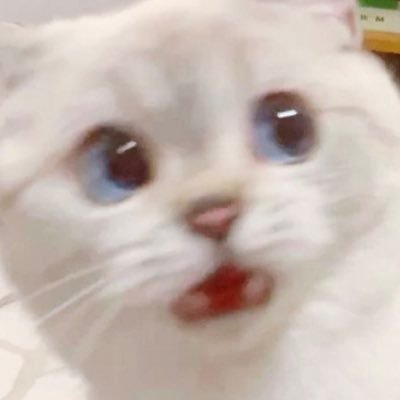
#> input picture 5image.jpg, 400 x 400 px
$ python 5.9.py
#> lines starting #> are read from the running program, lines starting #| are printed output that depends on the picture
import cv2
import imutils

img = cv2.imread("5image.jpg")
#> img is the input picture: shape (400, 400, 3); mean B, G, R 176.9, 185, 199
rotated = imutils.rotate(img, 75)
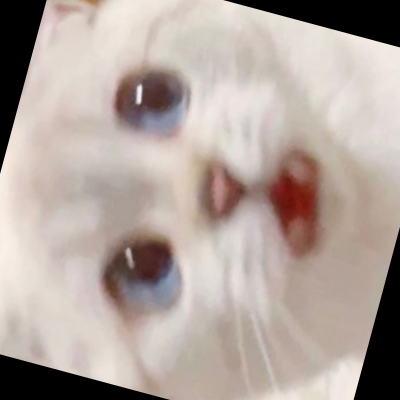
#> rotated: shape (400, 400, 3); mean B, G, R 157.7, 164.5, 177.4

cv2.imwrite("rotated_output.jpg", rotated)

$ run again, with 3image.jpg copied over 5image.jpg
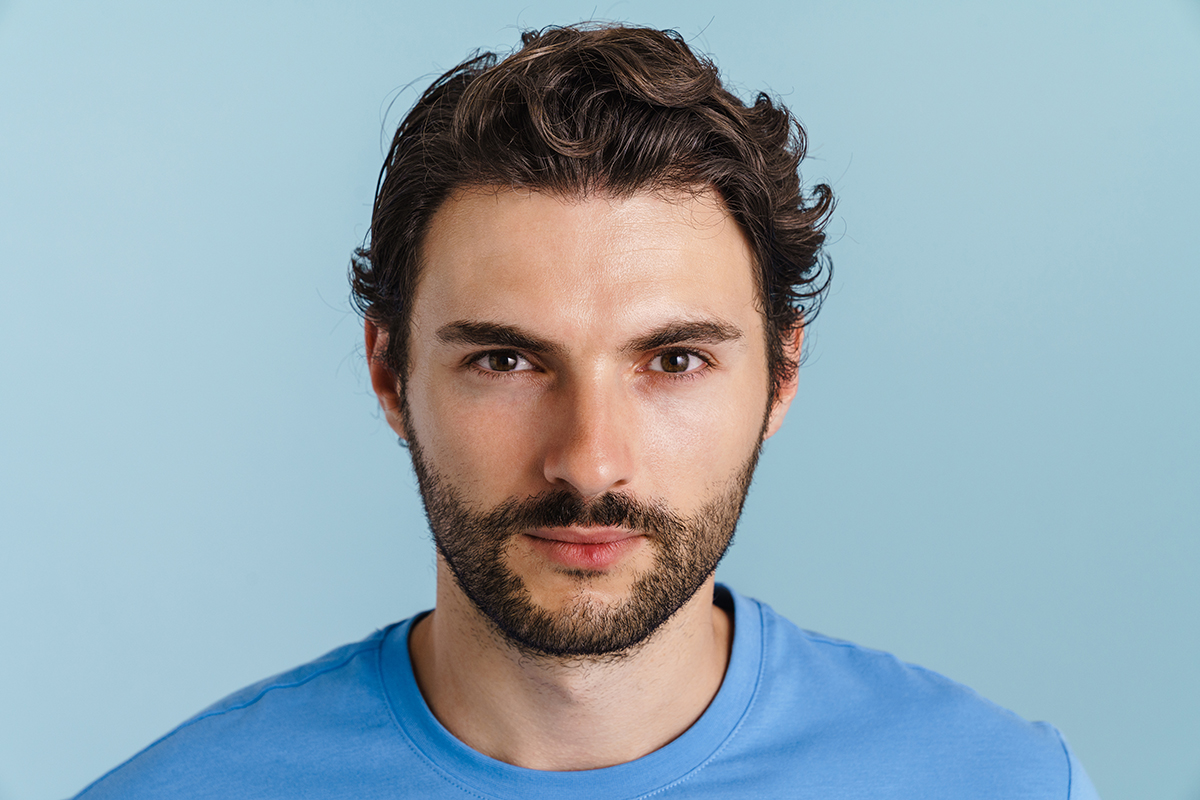
#> input picture 3image.jpg, 1200 x 800 px
#> img is the input picture: shape (800, 1200, 3); mean B, G, R 178.8, 168.4, 148.8
#> `rotated = imutils.rotate(img, 75)`:
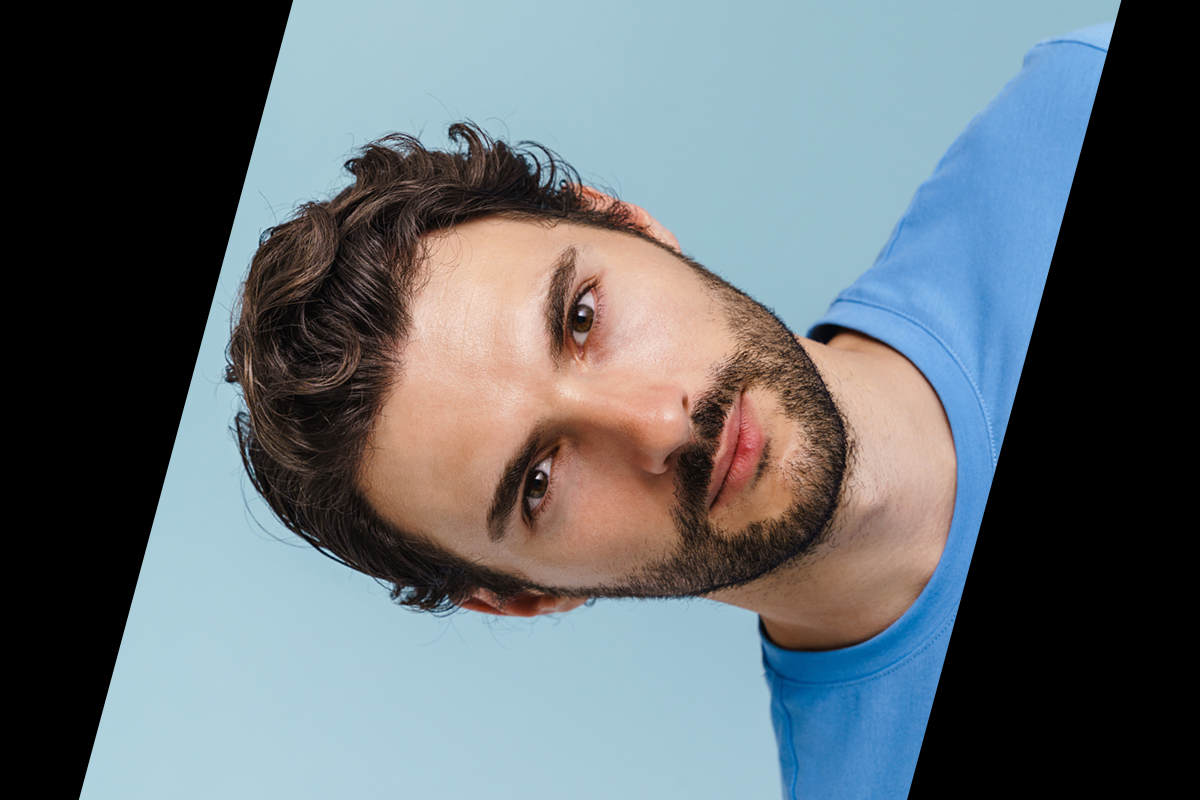
#> rotated: shape (800, 1200, 3); mean B, G, R 112.7, 107.1, 98.5

$ run again, with 4image.jpg copied over 5image.jpg
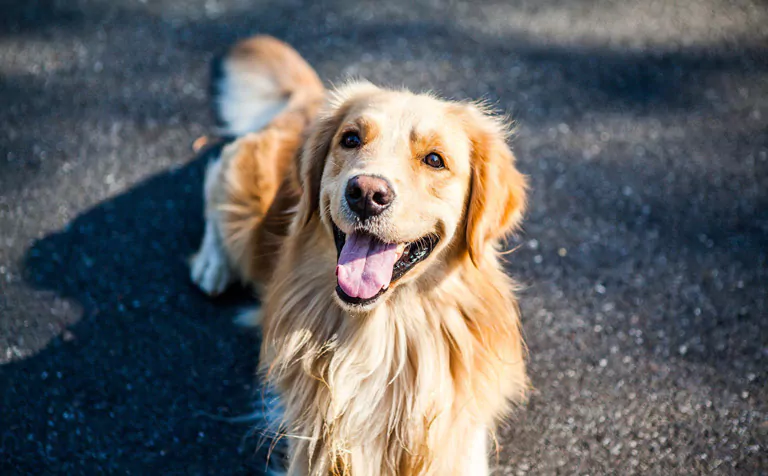
#> input picture 4image.jpg, 768 x 476 px
#> img is the input picture: shape (476, 768, 3); mean B, G, R 99.7, 98.5, 97.9
#> `rotated = imutils.rotate(img, 75)`:
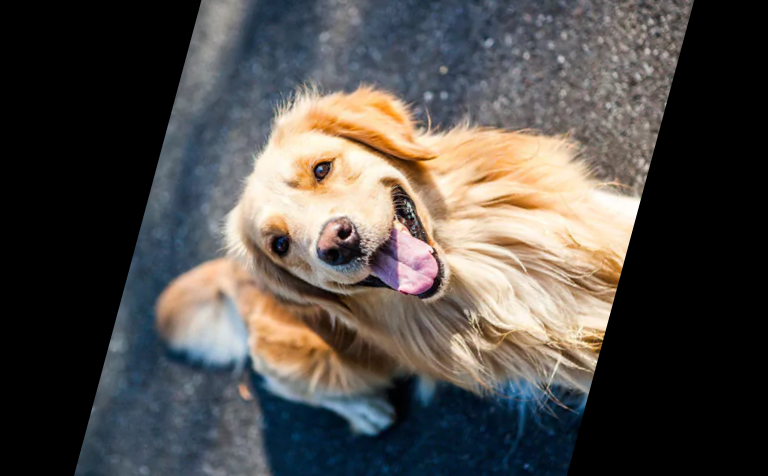
#> rotated: shape (476, 768, 3); mean B, G, R 73.3, 76.8, 80.7

$ run again, with 6image.jpg copied over 5image.jpg
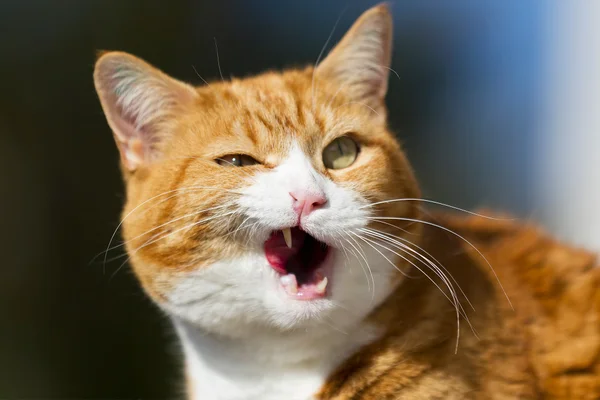
#> input picture 6image.jpg, 600 x 400 px
#> img is the input picture: shape (400, 600, 3); mean B, G, R 79.9, 100.4, 114.6
#> `rotated = imutils.rotate(img, 75)`:
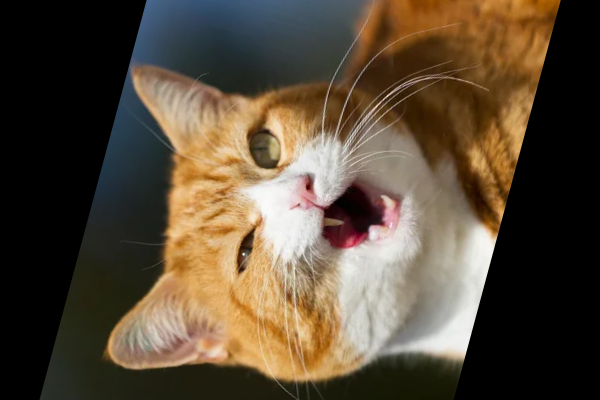
#> rotated: shape (400, 600, 3); mean B, G, R 56.4, 74.1, 88
